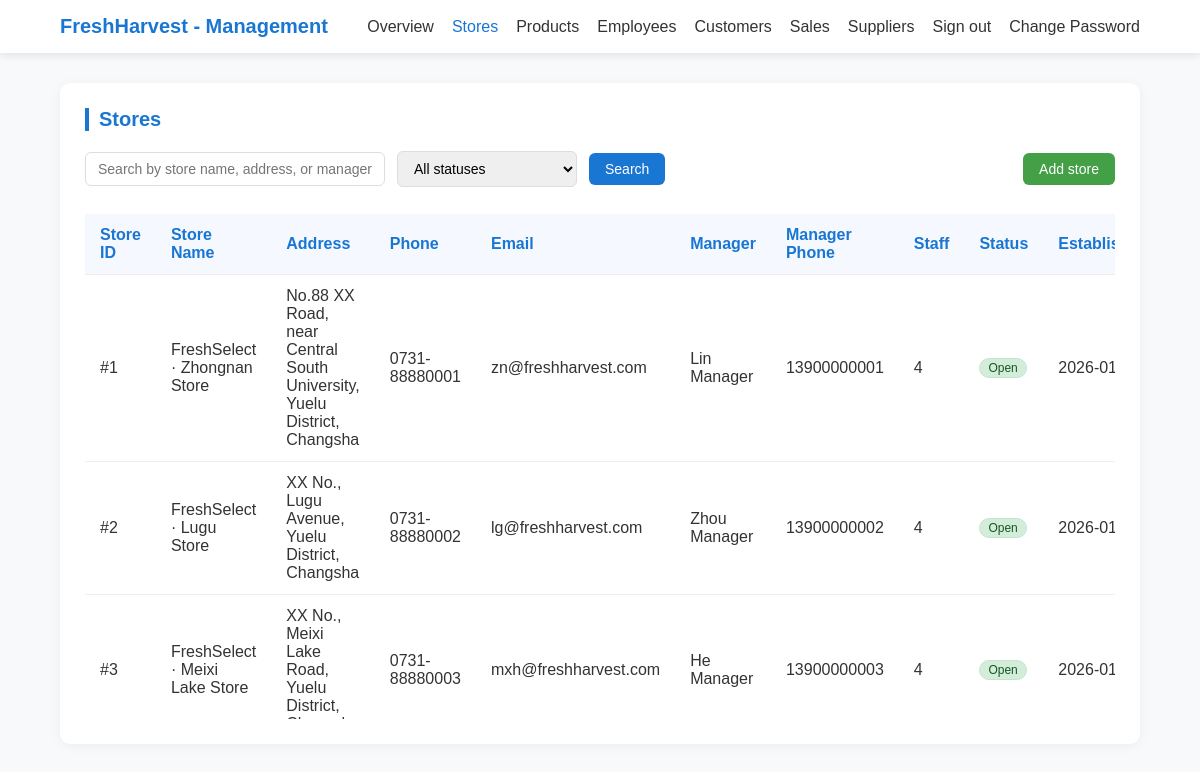
The page /manager/stores.php on the database as committed earlier.
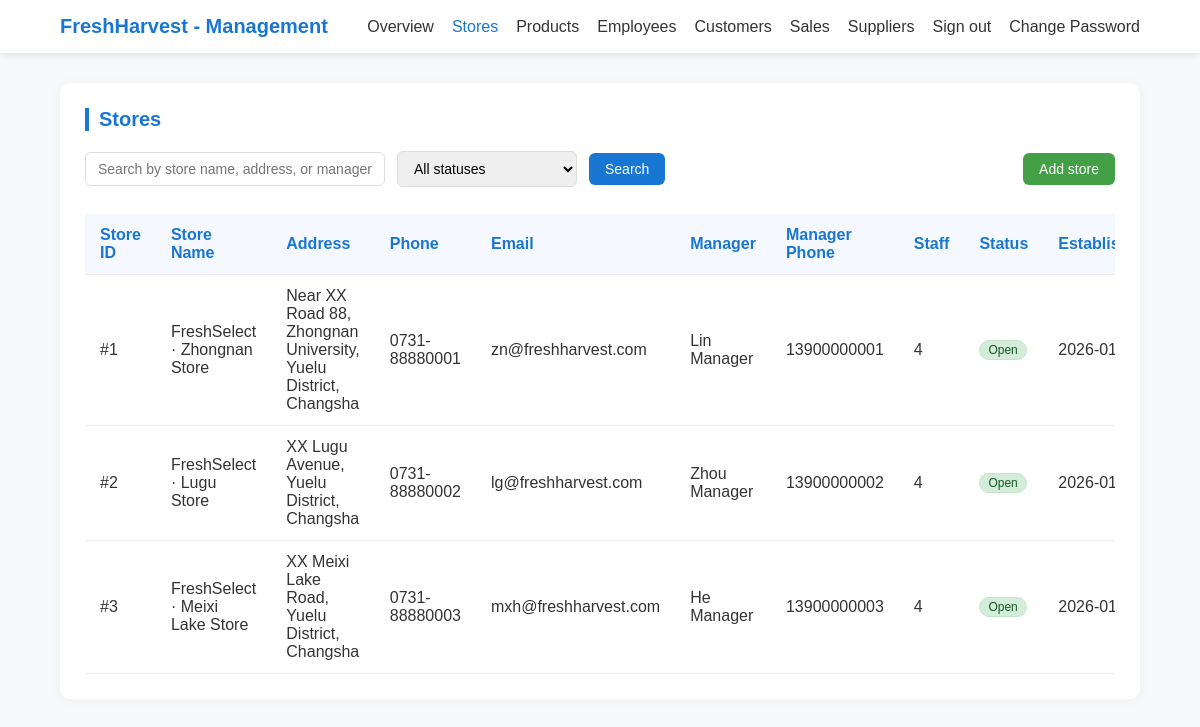
The same page on the database as committed later.
### tables this page shows
CREATE TABLE IF NOT EXISTS `Branch` (
  `branch_ID` INT NOT NULL AUTO_INCREMENT,
  `branch_name` VARCHAR(100) UNIQUE NOT NULL,
  `address` VARCHAR(255) NOT NULL,
  `phone` VARCHAR(20) NULL,
  `email` VARCHAR(100) NULL,
  `manager_ID` INT NULL,  
  `manager_phone` VARCHAR(20) NULL,
  `status` ENUM('active', 'inactive', 'under_renovation') DEFAULT 'active',
  `created_at` TIMESTAMP DEFAULT CURRENT_TIMESTAMP,
  PRIMARY KEY (`branch_ID`)

);

### manager/inc/data.php (called while the page is built, shortened)
<?php
require_once __DIR__ . '/db_connect.php';
function mapEmployeeStatusLabel($statusRaw) {
    switch ($statusRaw) {
        case 'active':
        case '在职':
        case 'Active':
            return 'Active';
    }
}
function mapBranchStatusLabel($statusRaw) {
    switch ($statusRaw) {
        case 'active':
        case '营业中':
        case 'Open':
            return 'Open';
    }
}
function getProductsViewData() {
    global $conn;
    $products = [];
    try {
        $sql = "SELECT * FROM v_products_list";
        $result = $conn->query($sql);
        if ($result && $result->num_rows > 0) {
            while ($row = $result->fetch_assoc()) {
                $statusText = '';
                $stock = $row['stock'];
                if ($stock <= 0) {
                    $statusText = 'Out of stock';
                } elseif ($stock < 10) {
                    $statusText = 'Low stock';
                } else {
                    $statusText = 'In stock';
                }
                $products[] = [
                    'id' => $row['id'],
                    'name' => $row['name'],
                    'sku' => $row['sku'],
                    'description' => $row['description'],
                    'spec' => $row['parent_category'] ?? '',
                    'unit' => $row['unit'],
                    'price' => '¥' . number_format($row['price'], 2),
                    'category' => $row['category'],
                    'status' => $row['status'],
                    'statusText' => $statusText,
                    'stock' => $stock,
                    'image' => '',
                ];
            }
        }
    } catch (Exception $e) {
        error_log("获取产品数据失败: " . $e->getMessage());
    }
    return $products;
}
function getEmployeesData() {
    global $conn;
    $employees = [];
    try {
        $sql = "SELECT * FROM v_employees";
        $result = $conn->query($sql);
        if ($result && $result->num_rows > 0) {
            while ($row = $result->fetch_assoc()) {
                $statusText = mapEmployeeStatusLabel($row['status_raw'] ?? '');
                $employees[] = [
                    'id' => $row['id'] ?? '',
                    'name' => $row['name'] ?? '',
                    'role' => $row['role'] ?? '',
                    'salary' => floatval($row['salary'] ?? 0),
                    'start_date' => $row['start_date'] ?? '',
                    'status' => $statusText,
                    'email' => $row['email'] ?? '',
                    'phone' => $row['phone'] ?? $row['staff_phone'] ?? '',
                    'branch_name' => $row['branch_name'] ?? 'Unassigned',
                    'branch_id' => $row['branch_id'] ?? 0,
                    'username' => $row['username'] ?? '',
                    'created_at' => $row['created_at'] ?? '',
                    'hire_date' => $row['start_date'] ?? '',
                    'status_raw' => $row['status_raw'] ?? '',
                ];
            }
        } else {
            error_log("员工数据查询结果为空");
        }
    } catch (Exception $e) {
        error_log("获取员工数据失败: " . $e->getMessage());
    }
    return $employees;
}
function getBranchesData() {
    global $conn;
    $branches = [];
    try {
        $sql = "SELECT * FROM Branch";
        $result = $conn->query($sql);
        $managers = [];
        $managerSql = "SELECT s.staff_ID, CONCAT(u.first_name, ' ', u.last_name) AS name,
                             u.user_telephone AS phone
                      FROM Staff s
                      JOIN User u ON s.user_name = u.user_name
                      WHERE s.position = 'Manager' AND s.status = 'active'";
        $managerResult = $conn->query($managerSql);
        if ($managerResult && $managerResult->num_rows > 0) {
            while ($mgr = $managerResult->fetch_assoc()) {
                $managers[$mgr['staff_ID']] = [
                    'name' => $mgr['name'],
                    'phone' => $mgr['phone']
                ];
            }
        }
        if ($result->num_rows > 0) {
            while ($row = $result->fetch_assoc()) {
                $branchId = $row['branch_ID'] ?? 0;
                $employees = getEmployeesData();
                $staffCount = 0;
                foreach ($employees as $emp) {
                    if ($emp['branch_id'] == $branchId && $emp['status_raw'] == 'active') {
                        $staffCount++;
                    }
                }
                $managerId = $row['manager_ID'] ?? '';
                $managerName = 'Not set';
                $managerPhone = '';
                if (!empty($managerId) && isset($managers[$managerId])) {
                    $managerName = $managers[$managerId]['name'];
                    $managerPhone = $managers[$managerId]['phone'];
                }
                $statusText = mapBranchStatusLabel($row['status'] ?? '');
                $branches[] = [
                    'id' => $row['branch_ID'] ?? '',
                    'name' => $row['branch_name'] ?? '',
                    'address' => $row['address'] ?? '',
                    'phone' => $row['phone'] ?? '',
                    'email' => $row['email'] ?? '',
                    'manager_id' => $managerId,
                    'manager_name' => $managerName,
                    'manager_phone' => $managerPhone,
                    'staff_count' => $staffCount,
                    'status' => $statusText,
                    'status_raw' => $row['status'] ?? '',
                    'established_date' => date('Y-m-d', strtotime($row['established_date'] ?? 'now')),
                    'created_at' => $row['established_date'] ?? '',
                ];
            }
        } else {
            error_log("门店数据查询结果为空");
        }
    } catch (Exception $e) {
        error_log("获取门店数据失败: " . $e->getMessage());
    }
    return $branches;
}
$products = getProductsViewData();
$branches = getBranchesData();
?>

### manager/stores.php (the view, shortened to what the changed rows need)
<?php
require_once __DIR__ . '/inc/data.php';
require_once __DIR__ . '/inc/header.php';
$branches = getBranchesData();
?>
<section class="section">
    <h2 class="section-title">Stores</h2>
    <div style="max-height:520px;overflow:auto;">
        <table class="data-table" style="min-width:1300px;">
            <thead>
                <tr>
                    <th>Store ID</th>
                    <th>Store Name</th>
                    <th>Address</th>
                    <th>Phone</th>
                    <th>Email</th>
                    <th>Manager</th>
                    <th>Manager Phone</th>
                    <th>Staff</th>
                    <th>Status</th>
                    <th>Established</th>
                </tr>
            </thead>
            <tbody id="storesTbody">
                <?php if (!empty($branches)): ?>
                    <?php foreach ($branches as $branch): ?>
                    <?php
                        $statusLabelMap = [
                            'active' => 'Open',
                            '营业中' => 'Open',
                            'Open' => 'Open',
                            'under_renovation' => 'Renovating',
                            '装修中' => 'Renovating',
                            'Renovating' => 'Renovating',
                            'inactive' => 'Closed',
                            '已停业' => 'Closed',
                            'Closed' => 'Closed'
                        ];
                        $statusLabel = $statusLabelMap[$branch['status']] ?? $branch['status'];
                        $statusClassMap = [
                            'Open' => 'status-accepted',
                            'Renovating' => 'status-pending',
                            'Closed' => 'status-rejected'
                        ];
                        $status_class = $statusClassMap[$statusLabel] ?? '';
                    ?>
                    <tr data-id="<?= htmlspecialchars($branch['id']) ?>"
                        data-status="<?= htmlspecialchars($statusLabel) ?>">
                        <td>#<?= htmlspecialchars($branch['id']) ?></td>
                        <td><?= htmlspecialchars($branch['name']) ?></td>
                        <td><?= htmlspecialchars($branch['address']) ?></td>
                        <td><?= htmlspecialchars($branch['phone']) ?></td>
                        <td><?= htmlspecialchars($branch['email']) ?></td>
                        <td><?= htmlspecialchars($branch['manager_name']) ?></td>
                        <td><?= htmlspecialchars($branch['manager_phone']) ?></td>
                        <td><?= $branch['staff_count'] ?></td>
                        <td>
                            <span class="status-tag <?= $status_class ?>">
                                <?= htmlspecialchars($statusLabel) ?>
                            </span>
                        </td>
                        <td><?= htmlspecialchars($branch['established_date']) ?></td>
                    </tr>
                    <?php endforeach; ?>
                <?php endif; ?>
            </tbody>
        </table>
    </div>
</section>

Rows that differ between the two databases and show on the page:
changed branch "FreshSelect · Zhongnan Store": address "No.88 XX Road, near Central South University, Yuelu District, Changsha" → "Near XX Road 88, Zhongnan University, Yuelu District, Changsha"
changed branch "FreshSelect · Lugu Store": address "XX No., Lugu Avenue, Yuelu District, Changsha" → "XX Lugu Avenue, Yuelu District, Changsha"
changed branch "FreshSelect · Meixi Lake Store": address "XX No., Meixi Lake Road, Yuelu District,…" → "XX Meixi Lake Road, Yuelu District, Changsha"
